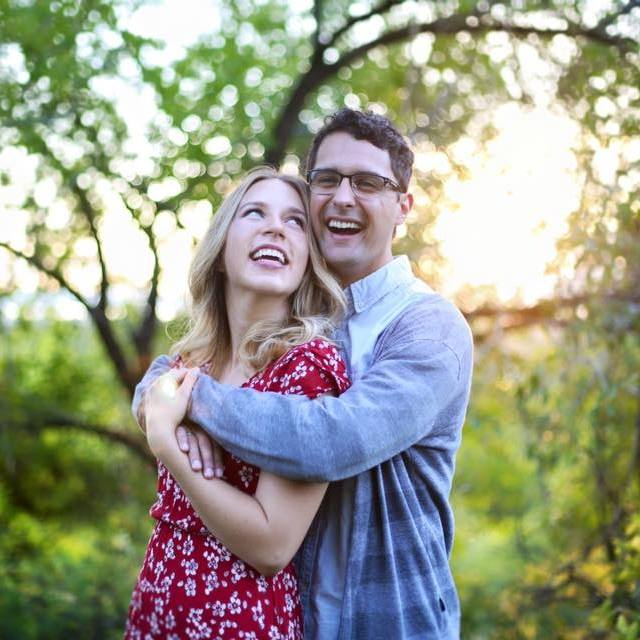
#> input picture color_transfer/haywespic.jpg, 640 x 640 px
$ python -i cartooning.py   (imports and definitions only)   (older library calls are emulated)
#> lines starting #> are read from the running program, lines starting #| are printed output that depends on the picture; after the words box and inside, x2 and y2 are one past the last pixel; in counts of white or black regions, pixels touching at a corner belong together
#> further down, picture is the input picture: shape (640, 640, 3); mean B, G, R 138.2, 155.5, 153.3
import cv2
import numpy as np

def cartoonize_image(img, ds_factor=4, sketch_mode=False):
	# convert imge to grayscale
#> called with ds_factor = 4, sketch_mode = False
	img_gray = cv2.cvtColor(img, cv2.COLOR_BGR2GRAY)
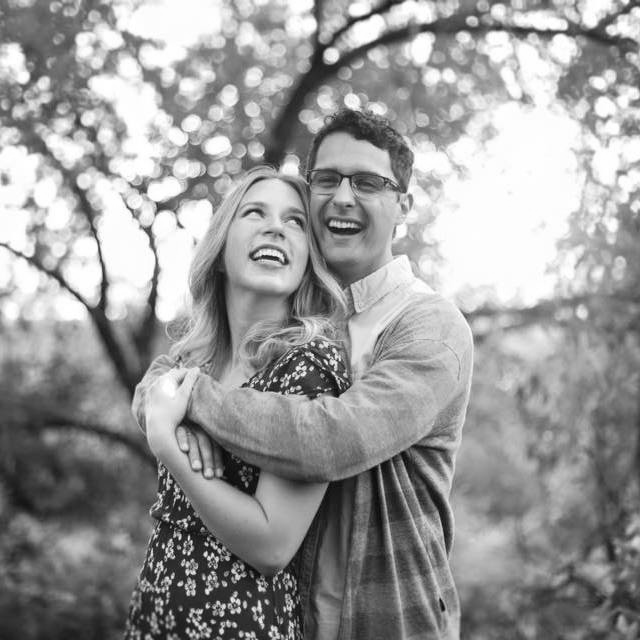
#> img_gray: shape (640, 640); min 2, max 255, mean 152.9

	# apply median filter to the grayscale image
	img_gray = cv2.medianBlur(img_gray, 7)
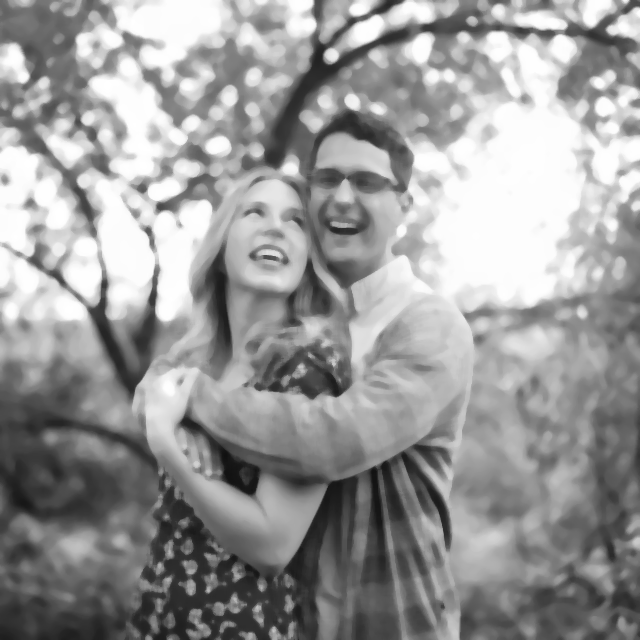
#> img_gray: shape (640, 640); min 16, max 255, mean 152.6

	# Detect edges in the image and threshold it
	edges = cv2.Laplacian(img_gray, cv2.CV_8U, ksize=5)
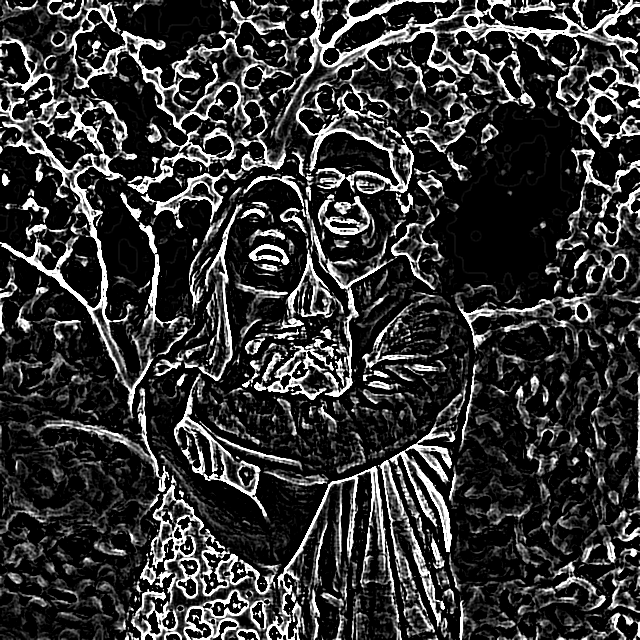
#> edges: shape (640, 640); min 0, max 255, mean 51.7
	ret, mask = cv2.threshold(edges, 100, 255, cv2.THRESH_BINARY_INV)
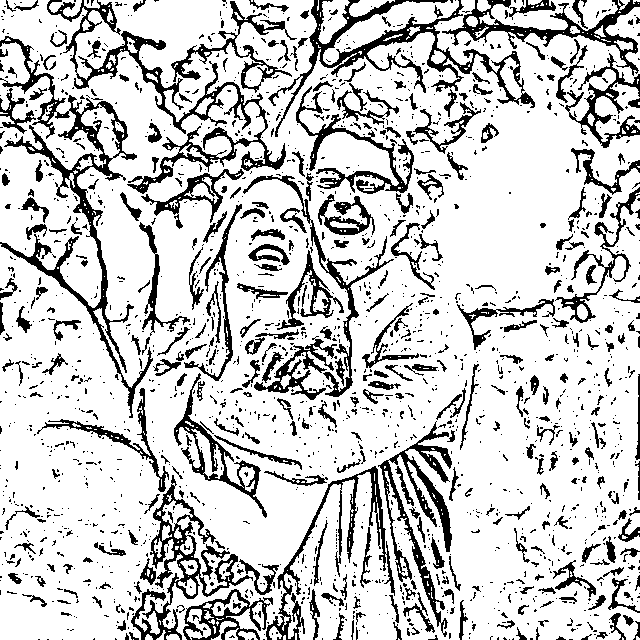
#> mask: shape (640, 640); 79.8% white; 1870 black regions (1512 under 20 px), largest, box (x1, y1, x2, y2) and area: (0, 36, 153, 418) 6274, (47, 0, 286, 194) 5515, (268, 0, 535, 137) 4821

	# 'mask' is the sketch of the image
	if sketch_mode:
		return cv2.cvtColor(mask, cv2.COLOR_GRAY2BGR)

	# Resize the image to a smaller size for faster computation
	img_small = cv2.resize(img, None, fx=1.0/ds_factor, fy=1.0/ds_factor,
		interpolation=cv2.INTER_AREA)
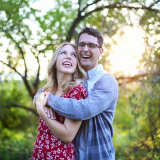
#> img_small: shape (160, 160, 3); mean B, G, R 138.2, 155.5, 153.3

	num_repetitions = 10
	sigma_color = 5
	sigma_space = 7
	size = 5

	# apply bilateral filter to the image multiple times
	for i in range(num_repetitions):
		 # bilateral filter is better than the Gaussian filter
		 # becuase it preserves the edges in the image.the
		 # it takes the average of all the SIMILAR pixels
		 # in the neigborhood and not the averate of ALL the pixels
		 # like with the Gaussian filter
		img_small = cv2.bilateralFilter(img_small, size, sigma_color,
			sigma_space)
		img_output = cv2.resize(img_small, None, fx=ds_factor, fy=ds_factor,
			interpolation=cv2.INTER_LINEAR)

		dst = np.zeros(img_gray.shape)

		# add the thick boundary lines to the image using 'AND' operator

		dst = cv2.bitwise_and(img_output, img_output, mask=mask)
		return dst
#> this loop made 1 pass
#> pass 1, in cartoonize_image, `img_output = cv2.resize(img_small, None, fx=ds_factor, fy=ds_factor, i..`:
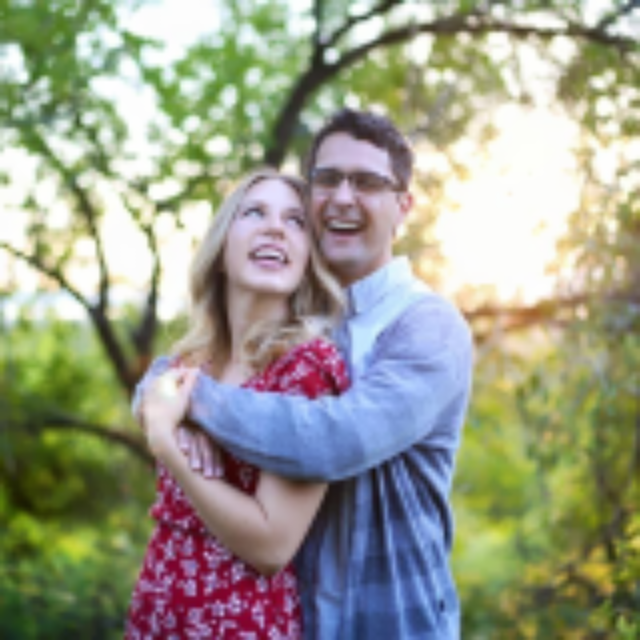
#> img_output: shape (640, 640, 3); mean B, G, R 138.2, 155.4, 153.2
#> pass 1, in cartoonize_image, `dst = cv2.bitwise_and(img_output, img_output, mask=mask)`:
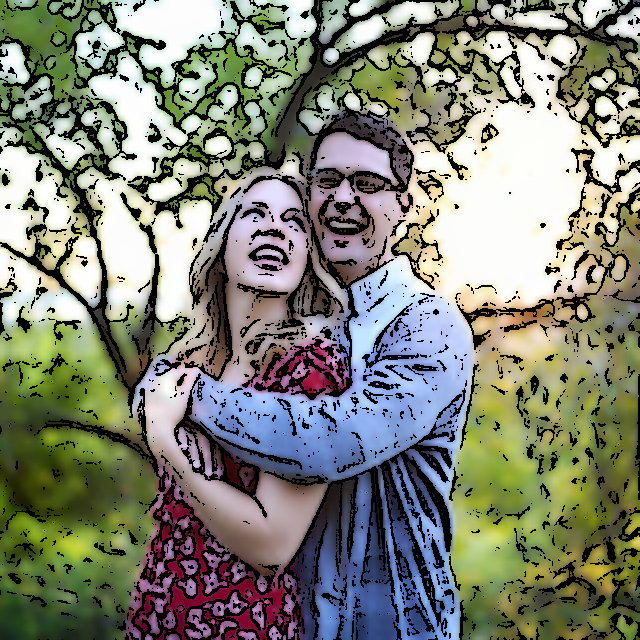
#> dst: shape (640, 640, 3); mean B, G, R 115.9, 130.4, 127.5


# [29 lines not run here, left out]

>>> import cv2
>>> picture = cv2.imread('../color_transfer/haywespic.jpg')
>>> result = cartoonize_image(picture)
